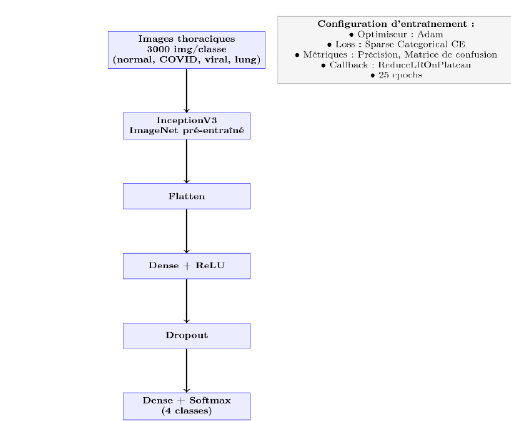
#> input picture frontend/page/images/Inceptionv3.png, 511 x 421 px; its folder holds only this picture in this run
$ python preprocess_segmentation.py
#> lines starting #> are read from the running program, lines starting #| are printed output that depends on the picture; after the words box and inside, x2 and y2 are one past the last pixel; in counts of white or black regions, pixels touching at a corner belong together
### trainer/deep_learning/segmentation.py
"""
U-Net de segmentation pulmonaire (encoder MobileNetV2 pré-entraîné).

Sert à générer le mask des poumons pour les images de predict/ (qui n'ont pas de
mask associé, contrairement au dataset raw), afin de reproduire à l'inférence le
même preprocessing (masking + crop + CLAHE, cf. deep_learning.preprocessing) que celui
appliqué au training set du modèle de classification.
"""

from pathlib import Path
from typing import Tuple

import cv2
import numpy as np
import tensorflow as tf
from tensorflow.keras import Model, layers


# [37 lines left out: functions build_unet, dice_coef, not called in this run]


def dice_loss(y_true, y_pred):
    return 1 - dice_coef(y_true, y_pred)


def combined_loss(y_true, y_pred):
    return tf.keras.losses.binary_crossentropy(y_true, y_pred) + dice_loss(y_true, y_pred)


# [37 lines left out: functions iou_metric, clean_mask, not called in this run]


def collect_pairs(split_dir: Path, classes: dict) -> Tuple[list[Path], list[Path]]:
    """Liste tous les couples (image, mask) disponibles sous `split_dir`, toutes classes
    confondues (la segmentation - silhouette des poumons - est indépendante du label
    pathologique de l'image, cf. `classes` utilisé uniquement pour parcourir les dossiers).

    Returns:
        (img_paths, mask_paths) - listes alignées de même longueur
    """
    img_paths, mask_paths = [], []
    for class_name in classes:
        images_dir = split_dir / class_name / "images"
        masks_dir = split_dir / class_name / "masks"
        if not images_dir.exists():
            continue
        for img_path in sorted(images_dir.glob("*.png")):
            mask_path = masks_dir / img_path.name
            if mask_path.exists():
                img_paths.append(img_path)
                mask_paths.append(mask_path)
    return img_paths, mask_paths


def load_pair(img_path: Path, mask_path: Path, img_size: int) -> Tuple[np.ndarray, np.ndarray]:
    """Charge et redimensionne une paire (image, mask) pour l'entraînement du U-Net.

    L'image est en niveaux de gris, normalisée dans [0, 1]. Le mask est redimensionné
    en INTER_NEAREST (pour rester binaire) puis seuillé à {0, 1}.
    """
#> called with img_size = 256
    img = cv2.imread(str(img_path), cv2.IMREAD_GRAYSCALE)
#> img: shape (421, 511); min 0, max 255, mean 248.7
    if img is None:
        raise FileNotFoundError(f"Impossible de charger l'image: {img_path}")
    img = cv2.resize(img, (img_size, img_size), interpolation=cv2.INTER_LINEAR)
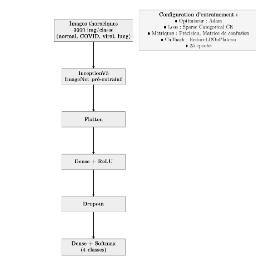
#> img: shape (256, 256); min 0, max 255, mean 248.5
    img = (img.astype("float32") / 255.0).reshape(img_size, img_size, 1)
#> img: shape (256, 256, 1) float32

    mask = cv2.imread(str(mask_path), cv2.IMREAD_GRAYSCALE)
    if mask is None:
        raise FileNotFoundError(f"Impossible de charger le mask: {mask_path}")
    mask = cv2.resize(mask, (img_size, img_size), interpolation=cv2.INTER_NEAREST)
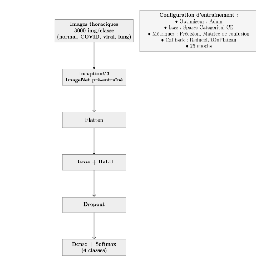
#> mask: shape (256, 256); min 0, max 255, mean 249
    mask = (mask > 127).astype("float32").reshape(img_size, img_size, 1)
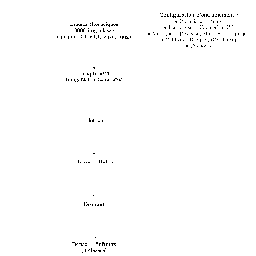
#> mask: shape (256, 256, 1) float32; values 0 (black) and 1 (white), 99.1% white; black in thin lines or dots, all inside (x1, y1, x2, y2) = (57, 13, 245, 253)

    return img, mask

### trainer/scripts/preprocess_segmentation.py
"""Stage DVC — Prétraitement des paires (image, mask) pour l'entraînement du U-Net.

Lit  : data/augmented/{train,test}/{classe}/{images,masks}/  (même sortie que le
       stage `augment` utilisé par le pipeline de classification — la segmentation
       réutilise donc directement les mêmes paires image/mask, déjà augmentées et
       splittées train/test)
Écrit: data/processed/segmentation/{X,M}_{train,test}.npy

Contrairement à deep_learning.preprocessing.process_single_image (pipeline classification),
on ne masque/crop/CLAHE PAS l'image ici : le mask est la cible à prédire, pas une
entrée du preprocessing.
"""
import json
import sys
from pathlib import Path

import yaml
from numpy.lib.format import open_memmap
from tqdm import tqdm

PROJECT_ROOT = Path(__file__).parent.parent.parent
sys.path.insert(0, str(PROJECT_ROOT / "trainer"))

from deep_learning.segmentation import collect_pairs, load_pair  # noqa: E402

PARAMS_FILE = PROJECT_ROOT / "params.yaml"
AUGMENTED_DIR = PROJECT_ROOT / "data" / "augmented"
OUT_DIR = PROJECT_ROOT / "data" / "processed" / "segmentation"
STATS_FILE = PROJECT_ROOT / "outputs" / "preprocess_segmentation_stats.json"


def load_params() -> dict:
    with open(PARAMS_FILE, encoding="utf-8") as f:
        return yaml.safe_load(f)["preprocess"]


def write_split(img_paths, mask_paths, img_size: int, out_x_path: Path, out_m_path: Path, desc: str) -> None:
    """Prétraite une liste de paires et les écrit directement sur disque (memmap),
    sans jamais garder l'ensemble des images en RAM (même contrainte que preprocess.py)."""
    X = open_memmap(out_x_path, mode="w+", dtype="float32", shape=(len(img_paths), img_size, img_size, 1))
    M = open_memmap(out_m_path, mode="w+", dtype="float32", shape=(len(img_paths), img_size, img_size, 1))

    kept = 0
    for i, (img_path, mask_path) in enumerate(tqdm(list(zip(img_paths, mask_paths)), desc=desc)):
        try:
            img, mask = load_pair(img_path, mask_path, img_size)
            X[i] = img
            M[i] = mask
            kept += 1
        except Exception as e:
            print(f"[WARN] {img_path.name}: {e}", flush=True)

    X.flush()
    M.flush()
    return kept


def main() -> None:
    params = load_params()
    img_h, img_w = params["img_size"]
    assert img_h == img_w, "Le U-Net attend des images carrées"

    print("[INFO] Prétraitement segmentation démarré", flush=True)
    OUT_DIR.mkdir(parents=True, exist_ok=True)

    stats = {}
    for split in ("train", "test"):
        img_paths, mask_paths = collect_pairs(AUGMENTED_DIR / split, params["classes"])
        print(f"[INFO] {split} : {len(img_paths)} paires image/mask", flush=True)
        kept = write_split(
            img_paths, mask_paths, img_h,
            OUT_DIR / f"X_{split}.npy", OUT_DIR / f"M_{split}.npy", split.capitalize(),
        )
        stats[split] = kept

    stats["img_size"] = params["img_size"]
    STATS_FILE.parent.mkdir(parents=True, exist_ok=True)
    with open(STATS_FILE, "w", encoding="utf-8") as f:
        json.dump(stats, f, indent=2)

    print(f"[INFO] Train={stats['train']}  Test={stats['test']}", flush=True)
    print(f"[INFO] Sauvegardé dans {OUT_DIR}", flush=True)


if __name__ == "__main__":
    main()
